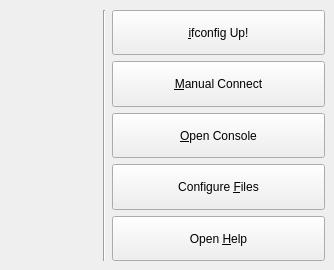
    <widget class="QWidget" name="tabTools">
     <attribute name="icon">
      <iconset resource="wimaxcmguirc.qrc">
       <normaloff>:/images/tools</normaloff>:/images/tools</iconset>
     </attribute>
     <attribute name="title">
      <string>Tools</string>
     </attribute>
     <widget class="QWidget" name="layoutWidgetTools">
      <property name="geometry">
       <rect>
        <x>90</x>
        <y>10</y>
        <width>235</width>
        <height>251</height>
       </rect>
      </property>
      <layout class="QGridLayout" name="ToolsButtonHolder">
       <item row="0" column="0">
        <widget class="QLabel" name="iconIfconfig">
         <property name="sizePolicy">
          <sizepolicy hsizetype="Maximum" vsizetype="Expanding">
           <horstretch>0</horstretch>
           <verstretch>0</verstretch>
          </sizepolicy>
         </property>
         <property name="text">
          <string/>
         </property>
         <property name="pixmap">
          <pixmap resource="wimaxcmguirc.qrc">:/images/up</pixmap>
         </property>
         <property name="alignment">
          <set>Qt::AlignCenter</set>
         </property>
        </widget>
       </item>
       <item row="0" column="2" colspan="2">
        <widget class="QPushButton" name="buttonEthUp">
         <property name="sizePolicy">
          <sizepolicy hsizetype="Expanding" vsizetype="Minimum">
           <horstretch>0</horstretch>
           <verstretch>0</verstretch>
          </sizepolicy>
         </property>
         <property name="text">
          <string>&amp;ifconfig Up!</string>
         </property>
         <property name="iconSize">
          <size>
           <width>32</width>
           <height>32</height>
          </size>
         </property>
         <property name="shortcut">
          <string>Ctrl+I</string>
         </property>
        </widget>
       </item>
       <item row="1" column="0">
        <widget class="QLabel" name="iconManualConn">
         <property name="sizePolicy">
          <sizepolicy hsizetype="Maximum" vsizetype="Expanding">
           <horstretch>0</horstretch>
           <verstretch>0</verstretch>
          </sizepolicy>
         </property>
         <property name="text">
          <string/>
         </property>
         <property name="pixmap">
          <pixmap resource="wimaxcmguirc.qrc">:/images/connect</pixmap>
         </property>
         <property name="alignment">
          <set>Qt::AlignCenter</set>
         </property>
        </widget>
       </item>
       <item row="1" column="2" colspan="2">
        <widget class="QPushButton" name="buttonManualConnect">
         <property name="sizePolicy">
          <sizepolicy hsizetype="Expanding" vsizetype="Minimum">
           <horstretch>0</horstretch>
           <verstretch>0</verstretch>
          </sizepolicy>
         </property>
         <property name="text">
          <string>&amp;Manual Connect</string>
         </property>
         <property name="iconSize">
          <size>
           <width>32</width>
           <height>32</height>
          </size>
         </property>
         <property name="shortcut">
          <string>Ctrl+M</string>
         </property>
         <property name="default">
          <bool>false</bool>
         </property>
        </widget>
       </item>
       <item row="2" column="0">
        <widget class="QLabel" name="iconConsole">
         <property name="sizePolicy">
          <sizepolicy hsizetype="Maximum" vsizetype="Expanding">
           <horstretch>0</horstretch>
           <verstretch>0</verstretch>
          </sizepolicy>
         </property>
         <property name="text">
          <string/>
         </property>
         <property name="pixmap">
          <pixmap resource="wimaxcmguirc.qrc">:/images/console</pixmap>
         </property>
         <property name="alignment">
          <set>Qt::AlignCenter</set>
         </property>
        </widget>
       </item>
       <item row="2" column="2" colspan="2">
        <widget class="QPushButton" name="buttonConsole">
         <property name="sizePolicy">
          <sizepolicy hsizetype="Expanding" vsizetype="Minimum">
           <horstretch>0</horstretch>
           <verstretch>0</verstretch>
          </sizepolicy>
         </property>
         <property name="text">
          <string>&amp;Open Console</string>
         </property>
         <property name="shortcut">
          <string>Ctrl+O</string>
         </property>
        </widget>
       </item>
       <item row="3" column="0">
        <widget class="QLabel" name="iconFile">
         <property name="sizePolicy">
          <sizepolicy hsizetype="Preferred" vsizetype="Expanding">
           <horstretch>0</horstretch>
           <verstretch>0</verstretch>
          </sizepolicy>
         </property>
         <property name="text">
          <string/>
         </property>
         <property name="pixmap">
          <pixmap resource="wimaxcmguirc.qrc">:/images/bin</pixmap>
         </property>
        </widget>
       </item>
       <item row="3" column="2" colspan="2">
        <widget class="QPushButton" name="buttonConfigure">
         <property name="sizePolicy">
          <sizepolicy hsizetype="Minimum" vsizetype="Minimum">
           <horstretch>0</horstretch>
           <verstretch>0</verstretch>
          </sizepolicy>
         </property>
         <property name="text">
          <string>Configure &amp;Files</string>
         </property>
         <property name="shortcut">
          <string>Ctrl+F</string>
         </property>
        </widget>
       </item>
       <item row="4" column="0">
        <widget class="QLabel" name="iconHelp">
         <property name="sizePolicy">
          <sizepolicy hsizetype="Maximum" vsizetype="Expanding">
           <horstretch>0</horstretch>
           <verstretch>0</verstretch>
          </sizepolicy>
         </property>
         <property name="text">
          <string/>
         </property>
         <property name="pixmap">
          <pixmap resource="wimaxcmguirc.qrc">:/images/help</pixmap>
         </property>
         <property name="alignment">
          <set>Qt::AlignCenter</set>
         </property>
        </widget>
       </item>
       <item row="4" column="2" colspan="2">
        <widget class="QPushButton" name="buttonOpenHelp">
         <property name="sizePolicy">
          <sizepolicy hsizetype="Expanding" vsizetype="Minimum">
           <horstretch>0</horstretch>
           <verstretch>0</verstretch>
          </sizepolicy>
         </property>
         <property name="text">
          <string>Open &amp;Help</string>
         </property>
         <property name="iconSize">
          <size>
           <width>32</width>
           <height>32</height>
          </size>
         </property>
         <property name="shortcut">
          <string>Ctrl+H</string>
         </property>
        </widget>
       </item>
       <item row="0" column="1" rowspan="5">
        <widget class="Line" name="toolsbuttondevider">
         <property name="orientation">
          <enum>Qt::Vertical</enum>
         </property>
        </widget>
       </item>
      </layout>
     </widget>
    </widget>
